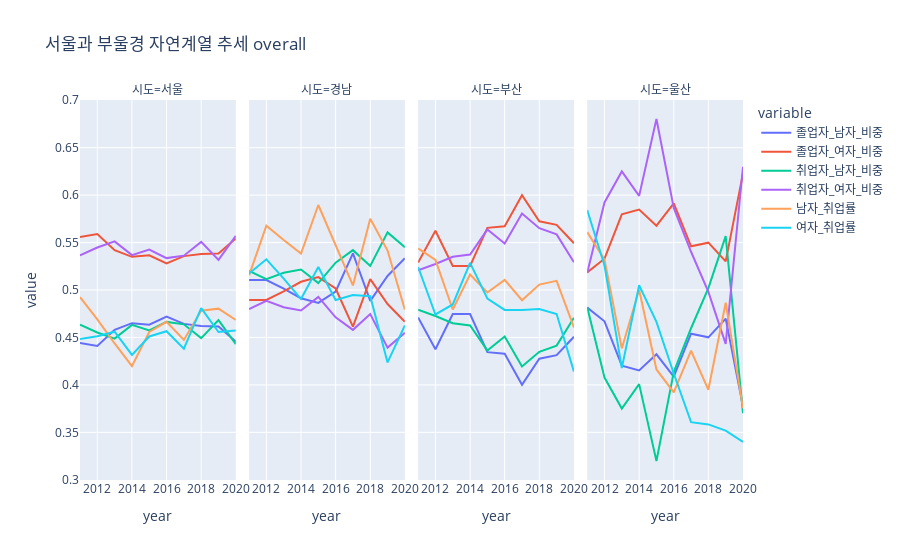

This figure's notebook cell:
### Markdown cell above
## 서울과 부울경 자연계열

### Code cell
px.line(sum121.query('variable != "전체_취업률"'), x = 'year', y = 'value', color = 'variable', facet_col = '시도', facet_col_wrap=4, category_orders={'시도':['서울', '경남', '부산', '울산']},
        title = "서울과 부울경 자연계열 추세 overall")

### Figure 1 — Plotly figure (JSON) as saved in the notebook; plotly's stock layout.template omitted (floating-point values rounded to 4 significant figures)
{"data": [{"hovertemplate": "variable=졸업자_남자_비중<br>시도=서울<br>year=%{x}<br>value=%{y}<extra></extra>", "legendgroup": "졸업자_남자_비중", "line": {"color": "#636efa", "dash": "solid"}, "marker": {"symbol": "circle"}, "mode": "lines", "name": "졸업자_남자_비중", "orientation": "v", "showlegend": true, "type": "scatter", "x": [2011, 2012, 2013, 2014, 2015, 2016, 2017, 2018, 2019, 2020], "xaxis": "x", "y": [0.4442, 0.441, 0.4581, 0.465, 0.4634, 0.472, 0.4643, 0.4622, 0.4614, 0.4456], "yaxis": "y"}, {"hovertemplate": "variable=졸업자_남자_비중<br>시도=경남<br>year=%{x}<br>value=%{y}<extra></extra>", "legendgroup": "졸업자_남자_비중", "line": {"color": "#636efa", "dash": "solid"}, "marker": {"symbol": "circle"}, "mode": "lines", "name": "졸업자_남자_비중", "orientation": "v", "showlegend": false, "type": "scatter", "x": [2011, 2012, 2013, 2014, 2015, 2016, 2017, 2018, 2019, 2020], "xaxis": "x2", "y": [0.5105, 0.5104, 0.5015, 0.4913, 0.4864, 0.4984, 0.5386, 0.4885, 0.5148, 0.5334], "yaxis": "y2"}, {"hovertemplate": "variable=졸업자_남자_비중<br>시도=부산<br>year=%{x}<br>value=%{y}<extra></extra>", "legendgroup": "졸업자_남자_비중", "line": {"color": "#636efa", "dash": "solid"}, "marker": {"symbol": "circle"}, "mode": "lines", "name": "졸업자_남자_비중", "orientation": "v", "showlegend": false, "type": "scatter", "x": [2011, 2012, 2013, 2014, 2015, 2016, 2017, 2018, 2019, 2020], "xaxis": "x3", "y": [0.4711, 0.4376, 0.4747, 0.4747, 0.4345, 0.4328, 0.4001, 0.4276, 0.4313, 0.4507], "yaxis": "y3"}, {"hovertemplate": "variable=졸업자_남자_비중<br>시도=울산<br>year=%{x}<br>value=%{y}<extra></extra>", "legendgroup": "졸업자_남자_비중", "line": {"color": "#636efa", "dash": "solid"}, "marker": {"symbol": "circle"}, "mode": "lines", "name": "졸업자_남자_비중", "orientation": "v", "showlegend": false, "type": "scatter", "x": [2011, 2012, 2013, 2014, 2015, 2016, 2017, 2018, 2019, 2020], "xaxis": "x4", "y": [0.4815, 0.467, 0.4203, 0.4152, 0.4322, 0.4088, 0.4539, 0.4501, 0.4698, 0.3771], "yaxis": "y4"}, {"hovertemplate": "variable=졸업자_여자_비중<br>시도=서울<br>year=%{x}<br>value=%{y}<extra></extra>", "legendgroup": "졸업자_여자_비중", "line": {"color": "#EF553B", "dash": "solid"}, "marker": {"symbol": "circle"}, "mode": "lines", "name": "졸업자_여자_비중", "orientation": "v", "showlegend": true, "type": "scatter", "x": [2011, 2012, 2013, 2014, 2015, 2016, 2017, 2018, 2019, 2020], "xaxis": "x", "y": [0.5558, 0.559, 0.5419, 0.535, 0.5366, 0.528, 0.5357, 0.5378, 0.5386, 0.5544], "yaxis": "y"}, {"hovertemplate": "variable=졸업자_여자_비중<br>시도=경남<br>year=%{x}<br>value=%{y}<extra></extra>", "legendgroup": "졸업자_여자_비중", "line": {"color": "#EF553B", "dash": "solid"}, "marker": {"symbol": "circle"}, "mode": "lines", "name": "졸업자_여자_비중", "orientation": "v", "showlegend": false, "type": "scatter", "x": [2011, 2012, 2013, 2014, 2015, 2016, 2017, 2018, 2019, 2020], "xaxis": "x2", "y": [0.4895, 0.4896, 0.4985, 0.5087, 0.5136, 0.5016, 0.4614, 0.5115, 0.4852, 0.4666], "yaxis": "y2"}, {"hovertemplate": "variable=졸업자_여자_비중<br>시도=부산<br>year=%{x}<br>value=%{y}<extra></extra>", "legendgroup": "졸업자_여자_비중", "line": {"color": "#EF553B", "dash": "solid"}, "marker": {"symbol": "circle"}, "mode": "lines", "name": "졸업자_여자_비중", "orientation": "v", "showlegend": false, "type": "scatter", "x": [2011, 2012, 2013, 2014, 2015, 2016, 2017, 2018, 2019, 2020], "xaxis": "x3", "y": [0.5289, 0.5624, 0.5253, 0.5253, 0.5655, 0.5672, 0.5999, 0.5724, 0.5687, 0.5493], "yaxis": "y3"}, {"hovertemplate": "variable=졸업자_여자_비중<br>시도=울산<br>year=%{x}<br>value=%{y}<extra></extra>", "legendgroup": "졸업자_여자_비중", "line": {"color": "#EF553B", "dash": "solid"}, "marker": {"symbol": "circle"}, "mode": "lines", "name": "졸업자_여자_비중", "orientation": "v", "showlegend": false, "type": "scatter", "x": [2011, 2012, 2013, 2014, 2015, 2016, 2017, 2018, 2019, 2020], "xaxis": "x4", "y": [0.5185, 0.533, 0.5797, 0.5848, 0.5678, 0.5912, 0.5461, 0.5499, 0.5302, 0.6229], "yaxis": "y4"}, {"hovertemplate": "variable=취업자_남자_비중<br>시도=서울<br>year=%{x}<br>value=%{y}<extra></extra>", "legendgroup": "취업자_남자_비중", "line": {"color": "#00cc96", "dash": "solid"}, "marker": {"symbol": "circle"}, "mode": "lines", "name": "취업자_남자_비중", "orientation": "v", "showlegend": true, "type": "scatter", "x": [2011, 2012, 2013, 2014, 2015, 2016, 2017, 2018, 2019, 2020], "xaxis": "x", "y": [0.4635, 0.4552, 0.4488, 0.4633, 0.4573, 0.4664, 0.4638, 0.4493, 0.4683, 0.443], "yaxis": "y"}, {"hovertemplate": "variable=취업자_남자_비중<br>시도=경남<br>year=%{x}<br>value=%{y}<extra></extra>", "legendgroup": "취업자_남자_비중", "line": {"color": "#00cc96", "dash": "solid"}, "marker": {"symbol": "circle"}, "mode": "lines", "name": "취업자_남자_비중", "orientation": "v", "showlegend": false, "type": "scatter", "x": [2011, 2012, 2013, 2014, 2015, 2016, 2017, 2018, 2019, 2020], "xaxis": "x2", "y": [0.5201, 0.5115, 0.5182, 0.5216, 0.5072, 0.5288, 0.542, 0.5253, 0.5607, 0.545], "yaxis": "y2"}, {"hovertemplate": "variable=취업자_남자_비중<br>시도=부산<br>year=%{x}<br>value=%{y}<extra></extra>", "legendgroup": "취업자_남자_비중", "line": {"color": "#00cc96", "dash": "solid"}, "marker": {"symbol": "circle"}, "mode": "lines", "name": "취업자_남자_비중", "orientation": "v", "showlegend": false, "type": "scatter", "x": [2011, 2012, 2013, 2014, 2015, 2016, 2017, 2018, 2019, 2020], "xaxis": "x3", "y": [0.4793, 0.4726, 0.465, 0.4626, 0.4363, 0.451, 0.4194, 0.4349, 0.4414, 0.4708], "yaxis": "y3"}, {"hovertemplate": "variable=취업자_남자_비중<br>시도=울산<br>year=%{x}<br>value=%{y}<extra></extra>", "legendgroup": "취업자_남자_비중", "line": {"color": "#00cc96", "dash": "solid"}, "marker": {"symbol": "circle"}, "mode": "lines", "name": "취업자_남자_비중", "orientation": "v", "showlegend": false, "type": "scatter", "x": [2011, 2012, 2013, 2014, 2015, 2016, 2017, 2018, 2019, 2020], "xaxis": "x4", "y": [0.482, 0.4077, 0.3751, 0.4008, 0.3198, 0.4135, 0.4597, 0.502, 0.5568, 0.3701], "yaxis": "y4"}, {"hovertemplate": "variable=취업자_여자_비중<br>시도=서울<br>year=%{x}<br>value=%{y}<extra></extra>", "legendgroup": "취업자_여자_비중", "line": {"color": "#ab63fa", "dash": "solid"}, "marker": {"symbol": "circle"}, "mode": "lines", "name": "취업자_여자_비중", "orientation": "v", "showlegend": true, "type": "scatter", "x": [2011, 2012, 2013, 2014, 2015, 2016, 2017, 2018, 2019, 2020], "xaxis": "x", "y": [0.5365, 0.5448, 0.5512, 0.5367, 0.5427, 0.5336, 0.5362, 0.5507, 0.5317, 0.557], "yaxis": "y"}, {"hovertemplate": "variable=취업자_여자_비중<br>시도=경남<br>year=%{x}<br>value=%{y}<extra></extra>", "legendgroup": "취업자_여자_비중", "line": {"color": "#ab63fa", "dash": "solid"}, "marker": {"symbol": "circle"}, "mode": "lines", "name": "취업자_여자_비중", "orientation": "v", "showlegend": false, "type": "scatter", "x": [2011, 2012, 2013, 2014, 2015, 2016, 2017, 2018, 2019, 2020], "xaxis": "x2", "y": [0.4799, 0.4885, 0.4818, 0.4784, 0.4928, 0.4712, 0.458, 0.4747, 0.4393, 0.455], "yaxis": "y2"}, {"hovertemplate": "variable=취업자_여자_비중<br>시도=부산<br>year=%{x}<br>value=%{y}<extra></extra>", "legendgroup": "취업자_여자_비중", "line": {"color": "#ab63fa", "dash": "solid"}, "marker": {"symbol": "circle"}, "mode": "lines", "name": "취업자_여자_비중", "orientation": "v", "showlegend": false, "type": "scatter", "x": [2011, 2012, 2013, 2014, 2015, 2016, 2017, 2018, 2019, 2020], "xaxis": "x3", "y": [0.5207, 0.5274, 0.535, 0.5374, 0.5637, 0.549, 0.5806, 0.5651, 0.5586, 0.5292], "yaxis": "y3"}, {"hovertemplate": "variable=취업자_여자_비중<br>시도=울산<br>year=%{x}<br>value=%{y}<extra></extra>", "legendgroup": "취업자_여자_비중", "line": {"color": "#ab63fa", "dash": "solid"}, "marker": {"symbol": "circle"}, "mode": "lines", "name": "취업자_여자_비중", "orientation": "v", "showlegend": false, "type": "scatter", "x": [2011, 2012, 2013, 2014, 2015, 2016, 2017, 2018, 2019, 2020], "xaxis": "x4", "y": [0.518, 0.5923, 0.6249, 0.5992, 0.6802, 0.5865, 0.5403, 0.498, 0.4432, 0.6299], "yaxis": "y4"}, {"hovertemplate": "variable=남자_취업률<br>시도=서울<br>year=%{x}<br>value=%{y}<extra></extra>", "legendgroup": "남자_취업률", "line": {"color": "#FFA15A", "dash": "solid"}, "marker": {"symbol": "circle"}, "mode": "lines", "name": "남자_취업률", "orientation": "v", "showlegend": true, "type": "scatter", "x": [2011, 2012, 2013, 2014, 2015, 2016, 2017, 2018, 2019, 2020], "xaxis": "x", "y": [0.4926, 0.469, 0.4436, 0.4197, 0.4558, 0.4665, 0.4474, 0.4781, 0.4804, 0.4684], "yaxis": "y"}, {"hovertemplate": "variable=남자_취업률<br>시도=경남<br>year=%{x}<br>value=%{y}<extra></extra>", "legendgroup": "남자_취업률", "line": {"color": "#FFA15A", "dash": "solid"}, "marker": {"symbol": "circle"}, "mode": "lines", "name": "남자_취업률", "orientation": "v", "showlegend": false, "type": "scatter", "x": [2011, 2012, 2013, 2014, 2015, 2016, 2017, 2018, 2019, 2020], "xaxis": "x2", "y": [0.5154, 0.5678, 0.5527, 0.5384, 0.5896, 0.5479, 0.5048, 0.575, 0.5416, 0.4793], "yaxis": "y2"}, {"hovertemplate": "variable=남자_취업률<br>시도=부산<br>year=%{x}<br>value=%{y}<extra></extra>", "legendgroup": "남자_취업률", "line": {"color": "#FFA15A", "dash": "solid"}, "marker": {"symbol": "circle"}, "mode": "lines", "name": "남자_취업률", "orientation": "v", "showlegend": false, "type": "scatter", "x": [2011, 2012, 2013, 2014, 2015, 2016, 2017, 2018, 2019, 2020], "xaxis": "x3", "y": [0.5439, 0.5317, 0.4794, 0.5164, 0.4974, 0.5107, 0.4892, 0.5057, 0.5096, 0.4605], "yaxis": "y3"}, {"hovertemplate": "variable=남자_취업률<br>시도=울산<br>year=%{x}<br>value=%{y}<extra></extra>", "legendgroup": "남자_취업률", "line": {"color": "#FFA15A", "dash": "solid"}, "marker": {"symbol": "circle"}, "mode": "lines", "name": "남자_취업률", "orientation": "v", "showlegend": false, "type": "scatter", "x": [2011, 2012, 2013, 2014, 2015, 2016, 2017, 2018, 2019, 2020], "xaxis": "x4", "y": [0.561, 0.5321, 0.4384, 0.5003, 0.4162, 0.3921, 0.436, 0.3948, 0.4866, 0.3755], "yaxis": "y4"}, {"hovertemplate": "variable=여자_취업률<br>시도=서울<br>year=%{x}<br>value=%{y}<extra></extra>", "legendgroup": "여자_취업률", "line": {"color": "#19d3f3", "dash": "solid"}, "marker": {"symbol": "circle"}, "mode": "lines", "name": "여자_취업률", "orientation": "v", "showlegend": true, "type": "scatter", "x": [2011, 2012, 2013, 2014, 2015, 2016, 2017, 2018, 2019, 2020], "xaxis": "x", "y": [0.4483, 0.4513, 0.4561, 0.4316, 0.451, 0.4566, 0.4381, 0.4808, 0.4557, 0.4572], "yaxis": "y"}, {"hovertemplate": "variable=여자_취업률<br>시도=경남<br>year=%{x}<br>value=%{y}<extra></extra>", "legendgroup": "여자_취업률", "line": {"color": "#19d3f3", "dash": "solid"}, "marker": {"symbol": "circle"}, "mode": "lines", "name": "여자_취업률", "orientation": "v", "showlegend": false, "type": "scatter", "x": [2011, 2012, 2013, 2014, 2015, 2016, 2017, 2018, 2019, 2020], "xaxis": "x2", "y": [0.5174, 0.5323, 0.512, 0.4905, 0.5242, 0.4894, 0.4948, 0.4933, 0.4237, 0.4626], "yaxis": "y2"}, {"hovertemplate": "variable=여자_취업률<br>시도=부산<br>year=%{x}<br>value=%{y}<extra></extra>", "legendgroup": "여자_취업률", "line": {"color": "#19d3f3", "dash": "solid"}, "marker": {"symbol": "circle"}, "mode": "lines", "name": "여자_취업률", "orientation": "v", "showlegend": false, "type": "scatter", "x": [2011, 2012, 2013, 2014, 2015, 2016, 2017, 2018, 2019, 2020], "xaxis": "x3", "y": [0.5242, 0.4742, 0.4848, 0.5285, 0.491, 0.479, 0.4788, 0.4798, 0.4747, 0.414], "yaxis": "y3"}, {"hovertemplate": "variable=여자_취업률<br>시도=울산<br>year=%{x}<br>value=%{y}<extra></extra>", "legendgroup": "여자_취업률", "line": {"color": "#19d3f3", "dash": "solid"}, "marker": {"symbol": "circle"}, "mode": "lines", "name": "여자_취업률", "orientation": "v", "showlegend": false, "type": "scatter", "x": [2011, 2012, 2013, 2014, 2015, 2016, 2017, 2018, 2019, 2020], "xaxis": "x4", "y": [0.5844, 0.5258, 0.4178, 0.505, 0.4665, 0.412, 0.3607, 0.3584, 0.3519, 0.34], "yaxis": "y4"}], "layout": {"annotations": [{"font": {}, "showarrow": false, "text": "시도=서울", "x": 0.1175, "xanchor": "center", "xref": "paper", "y": 1, "yanchor": "bottom", "yref": "paper"}, {"font": {}, "showarrow": false, "text": "시도=경남", "x": 0.3725, "xanchor": "center", "xref": "paper", "y": 1, "yanchor": "bottom", "yref": "paper"}, {"font": {}, "showarrow": false, "text": "시도=부산", "x": 0.6275, "xanchor": "center", "xref": "paper", "y": 1, "yanchor": "bottom", "yref": "paper"}, {"font": {}, "showarrow": false, "text": "시도=울산", "x": 0.8825, "xanchor": "center", "xref": "paper", "y": 1, "yanchor": "bottom", "yref": "paper"}], "legend": {"title": {"text": "variable"}, "tracegroupgap": 0}, "title": {"text": "서울과 부울경 자연계열 추세 overall"}, "xaxis": {"anchor": "y", "domain": [0, 0.235], "title": {"text": "year"}}, "xaxis2": {"anchor": "y2", "domain": [0.255, 0.49], "matches": "x", "title": {"text": "year"}}, "xaxis3": {"anchor": "y3", "domain": [0.51, 0.745], "matches": "x", "title": {"text": "year"}}, "xaxis4": {"anchor": "y4", "domain": [0.765, 1.0], "matches": "x", "title": {"text": "year"}}, "yaxis": {"anchor": "x", "domain": [0, 1], "title": {"text": "value"}}, "yaxis2": {"anchor": "x2", "domain": [0, 1], "matches": "y", "showticklabels": false}, "yaxis3": {"anchor": "x3", "domain": [0, 1], "matches": "y", "showticklabels": false}, "yaxis4": {"anchor": "x4", "domain": [0, 1], "matches": "y", "showticklabels": false}}}
